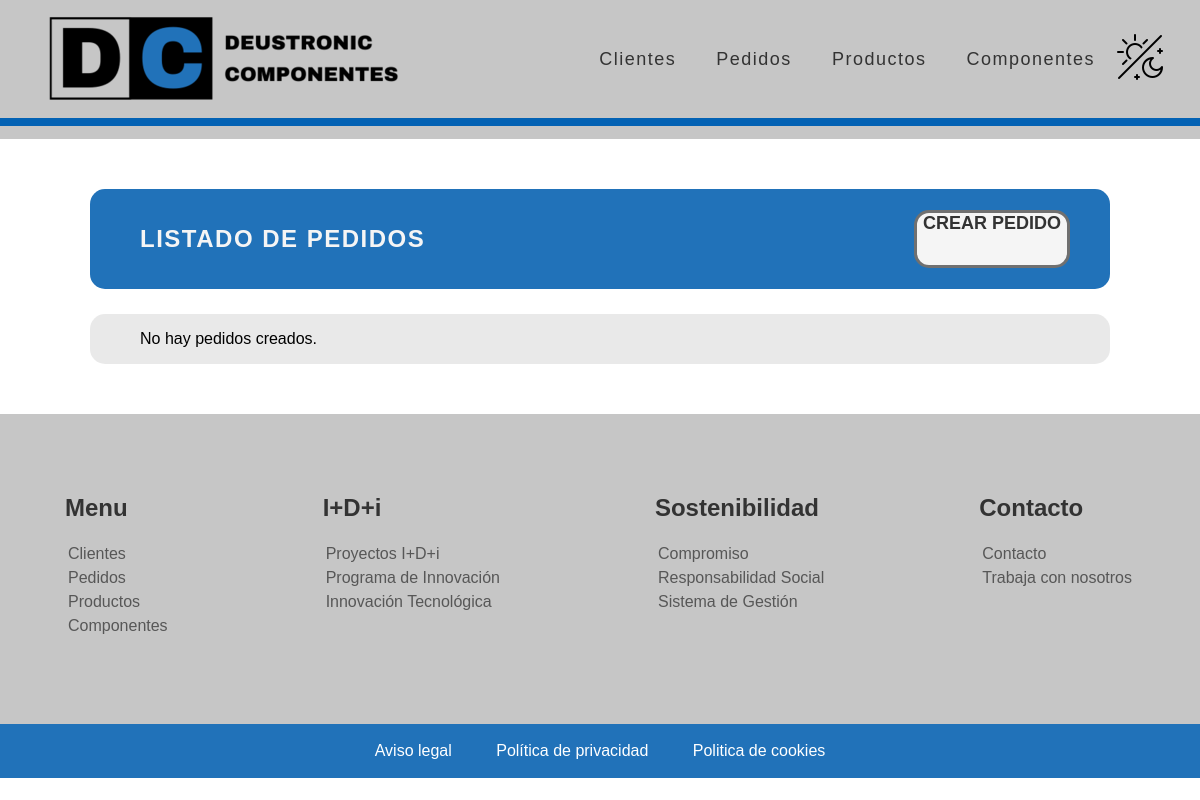
The page /appGestionPedidos/pedido/list on the database as committed earlier.
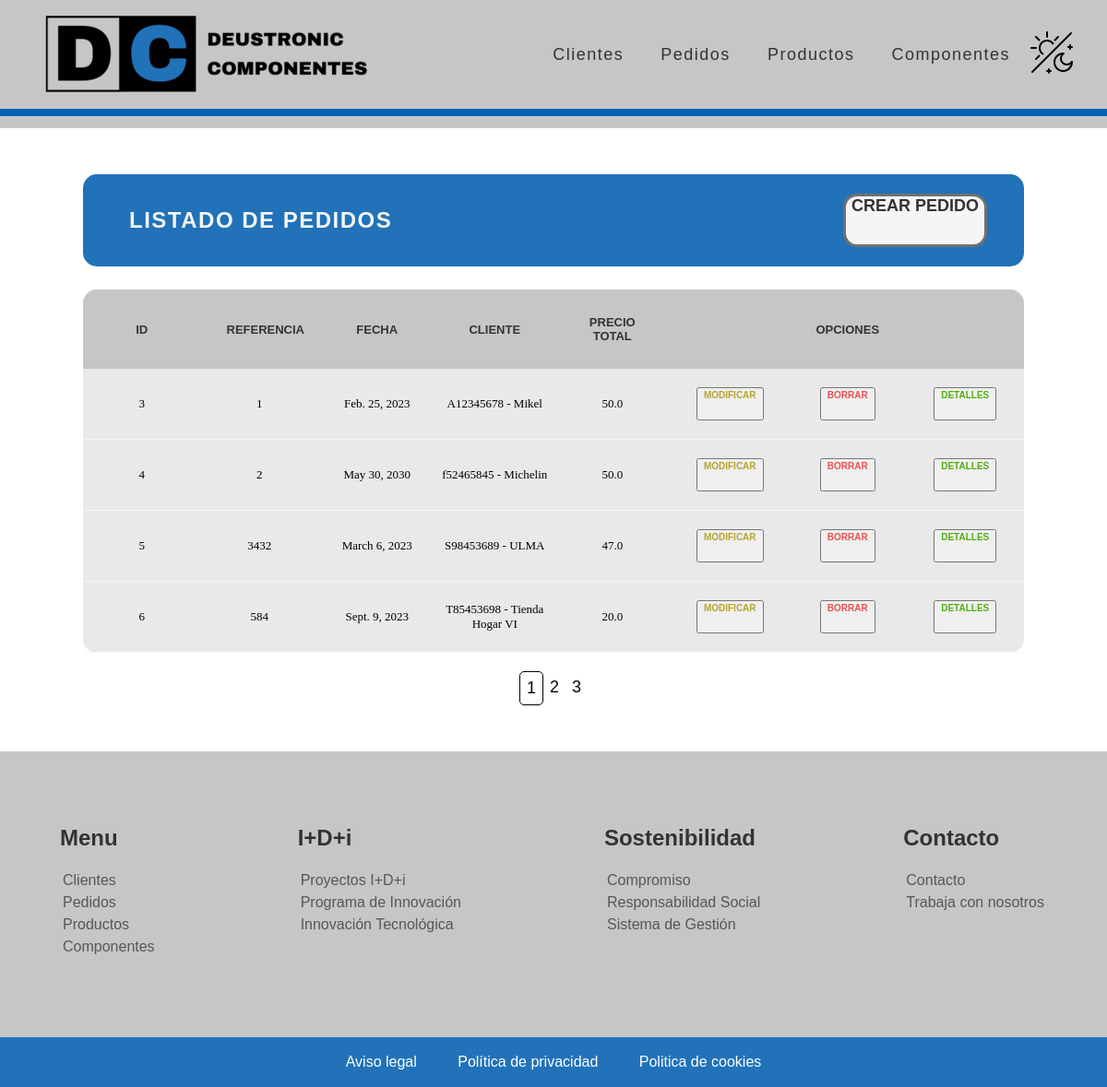
The same page on the database as committed later.
### appGestionPedidos/models.py (models this page shows, shortened)
class Pedido(models.Model):
    referencia = models.IntegerField(unique=True)
    producto = models.ManyToManyField(Producto, through="ProductoPedido")
    fecha = models.DateField()
    cliente = models.ForeignKey(Cliente, on_delete=models.CASCADE)
    precioTotal = models.FloatField(blank=True, null=True, validators=[MinValueValidator(0.01)])

class Cliente(models.Model):
    CIF = models.CharField(max_length=9, unique=True, validators=[MinLengthValidator(9)])
    nombreEmpresa = models.CharField(max_length=16)
    direccion = models.CharField(max_length=60)
    datosContacto = models.CharField(max_length=60, validators=[MinLengthValidator(9)])
    email = models.EmailField(max_length=254)
    def __str__(self):
       return f"{self.CIF} - {self.nombreEmpresa}"

### appGestionPedidos/views.py (the view)
# urls.py: path('pedido/list', views.PedidoListView.as_view(), name='pedido'),
class PedidoListView(ListView):
    model = Pedido
    paginate_by = 4

### appGestionPedidos/templates/appGestionPedidos/pedido_list.html (shortened to what this page needs)
{% extends "base.html" %}
{% load static %}
{% block contenido %}
<div class="main_container">
    <div class="main_title_container">
        <div class="main_title">
            <h2>LISTADO DE PEDIDOS</h2>
        </div>
        <a href="/appGestionPedidos/pedido/create" alt="crear_pedido">CREAR PEDIDO</a>
    </div>
    <div class="main_table_container">
        {% if pedido_list %}
        <table class="main_table">
            <thead>
                <tr>
                    <th>ID</th>
                    <th>Referencia</th>
                    <th>Fecha</th>
                    <th>Cliente</th>
                    <th>Precio total</th>
                    <th class="main_table_esp_1" colspan="3">Opciones</th>
                </tr>
            </thead>
            {% for pedido in pedido_list %}
            <tbody class="main_table_contenido">
                <tr><a href="/appGestionPedidos/pedido/create"></a>
                    <td>{{ pedido.id }}</td>
                    <td>{{ pedido.referencia }}</td>
                    <td>{{ pedido.fecha }}</td>
                    <td>{{ pedido.cliente }}</td>
                    <td>{{ pedido.precioTotal }}</td>
                    <td class="main_table_esp_modificar">
                        <button><a href="/appGestionPedidos/modificar-pedido/{{ pedido.id }}">MODIFICAR</a></button>
                    </td>
                    <td class="main_table_esp_borrar">
                        <button><a class="btnEliminacion" href="/appGestionPedidos/eliminar-pedido/{{ pedido.id }}">BORRAR</a></button>
                    </td>
                    <td class="main_table_esp_detalles">
                        <button><a href="/appGestionPedidos/detallesPedido/{{ pedido.id }}">DETALLES</a></button>
                    </td>
                </tr>
            </tbody>
            {% endfor %}
        </table>
        {% else %}
        <p>No hay pedidos creados.</p>
        {% endif %}
    </div>
    {% if is_paginated %}
    <div class="pagination">
        {% for i in paginator.page_range %}
        <a {% if page_obj.number == i %} class="active" {% endif %} href="?page={{i}}">{{ i }}</a>
        {% endfor %}
    </div>
    {% endif %}
</div>
{% endblock %}

### appGestionPedidos/templates/base.html (shortened to what this page needs)
{% load static %}
<!DOCTYPE html>
<html lang="en">
<head>
    <link rel="stylesheet" href="{% static 'CSS/estilos_base.css' %}">
    <link rel="stylesheet" href="{% static 'CSS/estilos_footer.css' %}">
    <link rel="stylesheet" href="{% static 'CSS/estilos_header.css' %}">
    <link rel="stylesheet" href="{% static 'CSS/estilos_main.css' %}">
    <link rel="stylesheet" href="{% static 'CSS/media_queries.css' %}">
    <link rel="stylesheet" href="{% static 'CSS/darkmode.css' %}">
</head>
<body class="body_container">
    <header class="header ">
        <div  class="header_container">
            <div class="header_logo">
                <a href="/appGestionPedidos"><img src="{% static 'imagenes\Logotipo.png' %}" alt="logo de la compañia"></a>
            </div>
            <nav class="header_navigation">
                <ul>
                    <li class="header_navigation_option"><a href="/appGestionPedidos">Clientes</a></li>
                    <li class="header_navigation_option"><a href="/appGestionPedidos/pedido/list">Pedidos</a></li>
                    <li class="header_navigation_option"><a href="/appGestionPedidos/producto/list">Productos</a></li>
                    <li class="header_navigation_option"><a href="/appGestionPedidos/componente/list">Componentes</a></li>
                    <li id="header_darkMode_icon"><a id="modoOscuro" href="javascript:void(0)"><img src="{% static 'imagenes\DarkMode.png' %}" alt="Logo DarkMode"></a></li>
                </ul>
            </nav>
        </div>
        <div class="header_line">
            <div class="header_line_blue"></div>
            <div class="header_line_grey"></div>
        </div>
    </header>
    <main>
        {% block contenido %}{% endblock %}
    </main>
    <footer class="footer">
        <div class="footer_container">
            <div class="footer_top">
                <div class="footer_top_container">
                    <div class="footer_top_cc">
                        <div class="footer_top_c">
                            <h2>Menu</h2>
                            <li><a href="/appGestionPedidos">Clientes</a></li>
                            <li><a href="/appGestionPedidos/pedido/list">Pedidos</a></li>
                            <li><a href="/appGestionPedidos/producto/list">Productos</a></li>
                            <li><a href="/appGestionPedidos/componente/list">Componentes</a></li>
                        </div>
                        <div class="footer_top_c">
                            <h2>I+D+i</h2>
                            <li><a href="https://www.google.es/" target="_blank">Proyectos I+D+i</a></li>
                            <li><a href="https://www.google.es/" target="_blank">Programa de Innovación</a></li>
                            <li><a href="https://www.google.es/" target="_blank">Innovación Tecnológica</a></li>
                        </div>
                        <div class="footer_top_c">
                            <h2>Sostenibilidad</h2>
                            <li><a href="https://www.google.es/" target="_blank">Compromiso</a></li>
                            <li><a href="https://www.google.es/" target="_blank">Responsabilidad Social</a></li>
                            <li><a href="https://www.google.es/" target="_blank">Sistema de Gestión</a></li>
                        </div>
                        <div class="footer_top_c">
                            <h2>Contacto</h2>
                            <li><a href="https://www.google.es/" target="_blank">Contacto</a></li>
                            <li><a href="https://www.google.es/">Trabaja con nosotros</a></li>
                        </div>
                    </div>
                </div>
            </div>
            <div class="footer_bottom">
                <ul>
                    <li><a href="https://www.google.es/" target="_blank">Aviso legal</a></li>
                    <li><a href="https://www.google.es/" target="_blank">Política de privacidad</a></li>
                    <li><a href="https://www.google.es/" target="_blank">Politica de cookies</a></li>
                </ul>
            </div>
        </div>
    </footer>
</body>
</html>

### appGestionPedidos/static/CSS/estilos_base.css (style rules this page uses)
a:link, a:visited { text-decoration: none; }
body { margin: 0px 0px; }

### appGestionPedidos/static/CSS/estilos_footer.css (style rules this page uses)
.footer { font-family: sans-serif; }
.footer a { color: #575757 }
.footer_top { padding: 30px 0; background-color: #c6c6c6; color: #333; }
.footer_top_container { padding: 0px 65px; max-width: 1600px; margin: auto; }
.footer_top_cc { display: flex; flex-wrap: wrap; justify-content: space-between; padding-top: 30px; }
.footer_top_c li { padding: 3px; }
.footer_top_c { list-style: none; }
.footer_bottom { background-color: #2172b9; display: flex; justify-content: center; }
.footer_bottom ul { padding: 0; list-style: none; font-family: Arial, Helvetica, sans-serif; font-size: medium; justify-content: space-between; }
.footer_bottom ul li { display: inline-block; }
.footer_bottom ul li a { display: block; padding: 2px 20px; cursor: pointer; color: white; }

### appGestionPedidos/static/CSS/estilos_header.css (style rules this page uses)
header { background-color: #c6c6c6; color: #333; }
.header_container { width: 100%; display: flex; justify-content: space-between; align-items: center; }
.header_logo a { padding-left: 45px; }
.header_line_blue { background-color: #0362b4; height: 8px; }
.header_line_grey { background-color: #c6c6c6; height: 13px; }
.header_navigation ul { display: flex; margin-right: 35px; padding: 0; list-style: none; font-family: sans-serif; font-size: large; justify-content: space-between; text-align: justify; }
.header_navigation ul li { display: inline-block; }
.header_navigation_option a { display: block; padding: 17px 20px; transition: all 0.4s linear; border-radius: 5px; cursor: pointer; color: #333; letter-spacing: 1.5px; align-items: center; }

### appGestionPedidos/static/CSS/estilos_main.css (style rules this page uses)
.main_container { width: 85%; max-width: 1300px; margin: 50px auto; text-align: justify; justify-content: center; }
.main_title_container { display: flex; align-items: center; justify-content: space-between; background-color: #2172b9; border-radius: 15px; height: 100px; }
.main_title_container a { align-items: center; text-align: center; height: 52px; width: 150px; margin-right: 40px; font-size: large; font-weight: 800; color:#333333; font-family: sans-serif; background-color:whitesmoke; border-color: #333333af; border-width: 3px; border-style: solid; border-radius: 15px; }
.main_title { display: flex; align-items: center; vertical-align: middle; color: whitesmoke; padding-left: 50px; }
.main_title h2 { vertical-align: middle; font-family: sans-serif; font-size: x large; letter-spacing: 1.5px; }
.main_table_container { margin-top: 25px; display: flex; background-color: #d4d4d483; border-radius: 15px; border: solid 1px rgba(255. 255, 255, 0.2); }
.main_table { width: 100%; font-size: 14px; table-layout: fixed; border-collapse: collapse; }
.main_table thead { background: #c6c6c6; }
.main_table th { padding: 28px 28px; font-weight: 775; font-family: sans-serif; font-size: medium; text-align: center; text-transform: uppercase; color:#333333; }
.main_table th:first-child { border-top-left-radius: 15px; }
.main_table th:last-child { border-top-right-radius: 15px; }
.main_table td { margin: 40px 70px; padding: 20px 0px; font-size: medium; text-align: center; border-bottom: solid 1px whitesmoke; }
.main_table_contenido a { display: block; width: 60; height: 30px; border-radius: 10px; font-family: sans-serif; font-weight: 700; }
.main_table_esp_modificar a { font-size: medium; font-weight: 800; color: #b7a52c; font-family: sans-serif; border-radius: 15px; }
.main_table_esp_borrar a { font-size: medium; font-weight: 800; color:#ef0909af; font-family: sans-serif; }
.main_table_esp_detalles a { font-size: medium; font-weight: 800; color:#52ae11; font-family: sans-serif; border-radius: 15px; }
.pagination { display: flex; justify-content: center; padding-top: 20px; font-family: sans-serif; }
.pagination a { padding: 7px; font-size: large; color: #040404; justify-content: center; }
.active { border: 1px solid black; border-radius: 5px; }

Rows that differ between the two databases and show on the page:
added Pedido: id "3", referencia "1", fecha "Feb. 25, 2023", cliente "A12345678 - Mikel", precioTotal "50.0"
added Pedido: id "4", referencia "2", fecha "May 30, 2030", cliente "f52465845 - Michelin", precioTotal "50.0"
added Pedido: id "5", referencia "3432", fecha "March 6, 2023", cliente "S98453689 - ULMA", precioTotal "47.0"
added Pedido: id "6", referencia "584", fecha "Sept. 9, 2023", cliente "T85453698 - Tienda Hogar VI", precioTotal "20.0"
Other text that changed with them:
text no longer shown: "No hay pedidos creados."
text now shown: "ID REFERENCIA FECHA CLIENTE PRECIO TOTAL OPCIONES"
new list line: "1"
new list line: "2"
new list line: "3"
